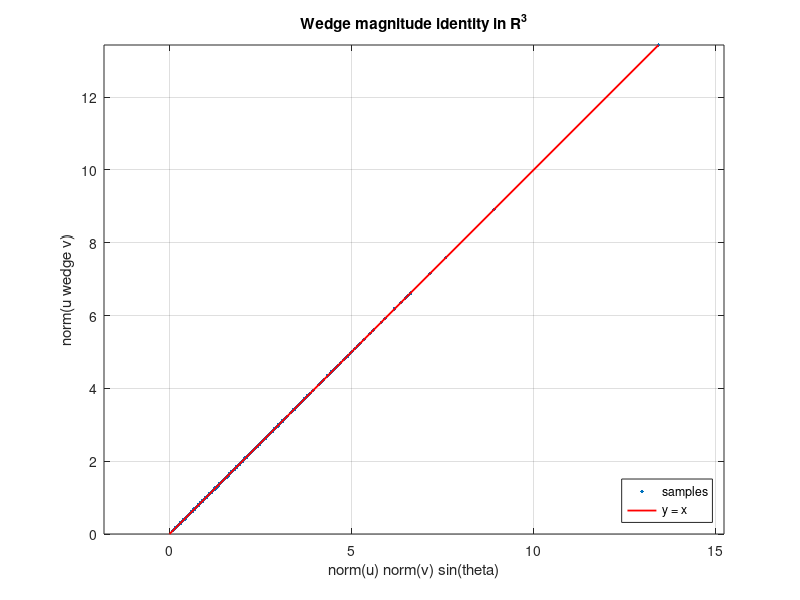

MATLAB code to generate this figure: (Note: this script raises an error after producing the figure.)
function s1_wedge_identity()
%S1  Verify the wedge-product magnitude identity, eq. (wedge):
%       ||u ^ v||^2 + <u,v>^2 = ||u||^2 ||v||^2,
%   and the consequence m(x) = ||F^+|| ||F^-|| sin(theta)  (Def. angmag).
%   This is a proved proposition; the script is a sanity check.
    fprintf('\n=== S1: wedge-product magnitude identity (eq. wedge) ===\n');
    rng(1);
    dims = [2 3 4 5];  N = 20000;  maxerr = 0;
    for n = dims
        e = 0;
        for k = 1:N
            u = randn(n,1); v = randn(n,1);
            lhs = wedge_norm_sq(u,v) + (u.'*v)^2;
            rhs = (u.'*u)*(v.'*v);
            e = max(e, abs(lhs-rhs));
        end
        fprintf('  n=%d : max|LHS-RHS| = %.3e\n', n, e);
        maxerr = max(maxerr, e);
    end
    fprintf('  OVERALL max error = %.3e  (expected ~1e-12)\n', maxerr);

    % Figure: ||u^v|| vs ||u|| ||v|| sin(theta) in R^3
    n = 3; M = 500; wv = zeros(M,1); pred = zeros(M,1);
    for k = 1:M
        u = randn(n,1); v = randn(n,1);
        wv(k) = sqrt(wedge_norm_sq(u,v));
        th = acos( (u.'*v)/(norm(u)*norm(v)) );
        pred(k) = norm(u)*norm(v)*sin(th);
    end
    f = figure('Color','w');
    plot(pred, wv, '.', 'MarkerSize', 8); hold on;
    mx = max(pred);
    plot([0 mx], [0 mx], 'r-', 'LineWidth', 1.3);
    xlabel('norm(u) norm(v) sin(theta)'); ylabel('norm(u wedge v)');
    title('Wedge magnitude identity in R^3'); axis equal tight; grid on;
    legend('samples','y = x','Location','SouthEast');
    exportfig(f, 'fig_s1_wedge');
end

function s = wedge_norm_sq(u, v)
%WEDGE_NORM_SQ  ||u ^ v||^2 = sum_{i<j} (u_i v_j - u_j v_i)^2.
    n = numel(u); s = 0;
    for i = 1:n-1
        for j = i+1:n
            s = s + (u(i)*v(j) - u(j)*v(i))^2;
        end
    end
end
